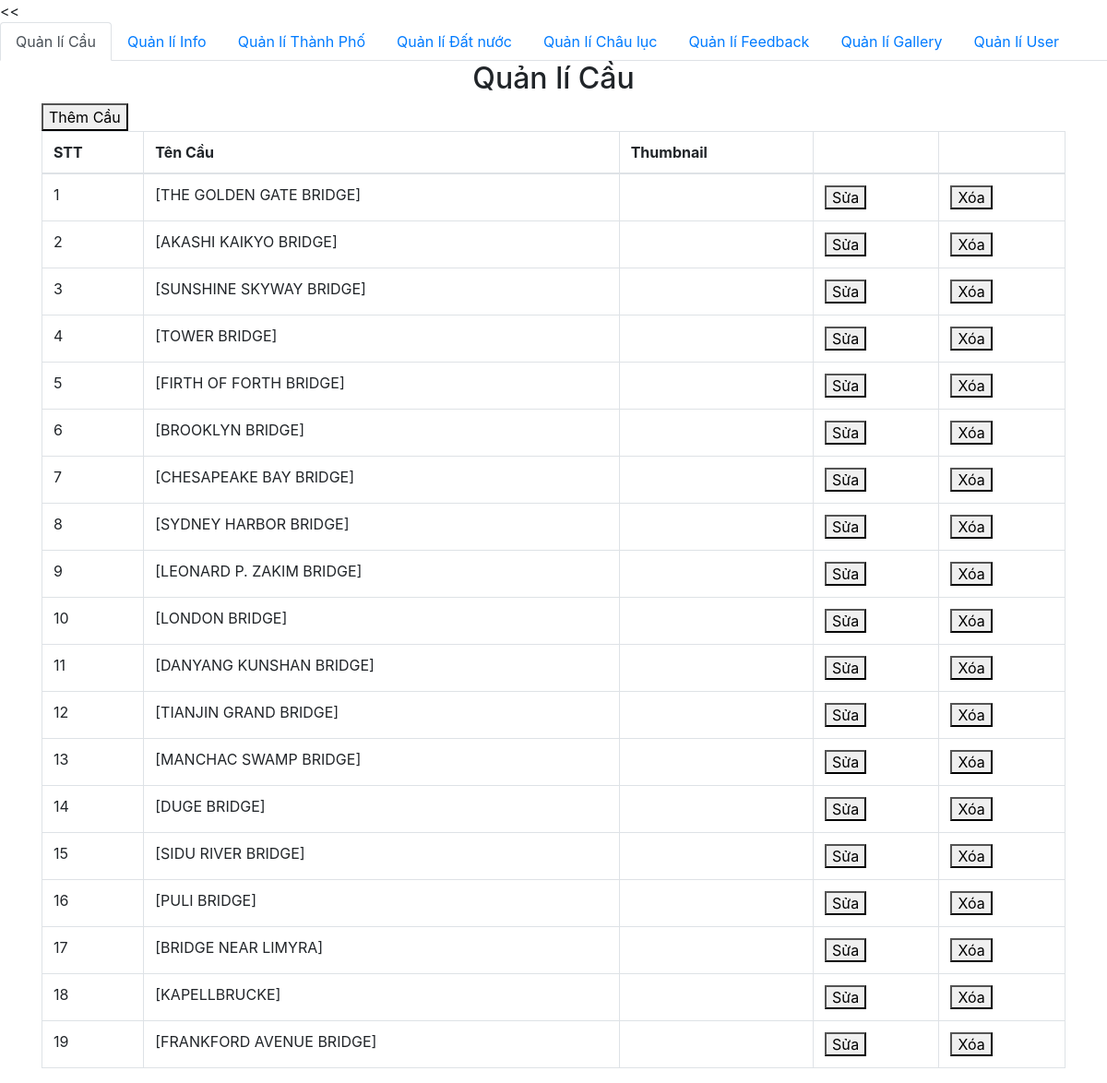
The page /admin/category/index.php on the database its author committed.
### tables this page shows
CREATE TABLE `brigdes` (
  `id` int(11) NOT NULL,
  `infomation_id` int(11) DEFAULT NULL,
  `name_brigdes` varchar(50) NOT NULL,
  `thumbnail` varchar(500) NOT NULL
);

### admin/db/dbhelper.php (called while the page is built, shortened)
<?php
require_once('config.php');
function queryResult($sql, $isSingle = false) {
	$conn = mysqli_connect(HOST, USERNAME, PASSWORD, DATABASE);
	mysqli_set_charset($conn, 'utf8');
	$resultset = mysqli_query($conn, $sql);
	$data = [];
	while(($row = mysqli_fetch_array($resultset, 1)) != null) {
		$data[] = $row;
	}
	return $data;
}

### admin/category/index.php (the view, shortened to what this page needs)
<<?php
require_once ('../db/config.php');
require_once ('../db/dbhelper.php');
?>
<!DOCTYPE html>
<html>
<head>
	<link rel="stylesheet" href="https://maxcdn.bootstrapcdn.com/bootstrap/4.4.1/css/bootstrap.min.css">
</head>
<body>
		<ul class="nav nav-tabs">
	  <li class="nav-item">
	    <a class="nav-link active" href="#">Quản lí Cầu</a>
	  </li>
	  <li class="nav-item">
	    <a class="nav-link" href="information.php">Quản lí Info</a>
	  </li>
	  <li class="nav-item">
	    <a class="nav-link" href="quanlithanhpho.php">Quản lí Thành Phố</a>
	  </li>
	  <li class="nav-item">
	    <a class="nav-link" href="quanlidatnuoc.php">Quản lí Đất nước</a>
	  </li>
	  <li class="nav-item">
	    <a class="nav-link" href="quanlichauluc.php">Quản lí Châu lục</a>
	  </li>
	  <li class="nav-item">
	    <a class="nav-link" href="#">Quản lí Feedback</a>
	  </li>
	  <li class="nav-item">
	    <a class="nav-link" href="feedbacklist.php">Quản lí Gallery</a>
	  </li>
	  <li class="nav-item">
	    <a class="nav-link" href="user.php">Quản lí User</a>
	  </li>
	 	</ul>
	<div class="container">
		<div class="panel panel-primary">
			<div class="panel-heading">
				<h2 class="text-center">Quản lí Cầu</h2>
			</div>
			<div class="panel-body">
				<a href="add.php">
					<button class="bth bth-success">Thêm Cầu</button>
				</a>
				<table class="table table-bordered table-hover">
					<thead>
						<tr>
							<th>STT</th>
							<th>Tên Cầu</th>
							<th>Thumbnail</th>
							<th></th>
							<th></th>
						</tr>
					</thead>
					<tbody>
<?php
$sql = 'select * from brigdes';
$brigdesList = queryResult($sql);
$index = 1;
foreach ($brigdesList as $item){
	echo '<tr>
			<td>'.($index++).'</td>
			<td>'.$item['name_brigdes'].'</td>
			<td>'.$item['thumbnail'].'</td>
			<td>
			<a href="add.php?id='.$item['id'].'"><button class="bth bth-warning">Sửa</button></a>
			</td>
			<td>
			<button class="bth bth-danger" onclick=deleteCategory('.$item['id'].') >Xóa</button>
			</td>
		</tr>';
}
?>
					</tbody>
				</table>
			</div>
		</div>
	</div>
</body>
</html>

### rows shown on the page
brigdes: name_brigdes "[THE GOLDEN GATE BRIDGE]"
brigdes: name_brigdes "[AKASHI KAIKYO BRIDGE]"
brigdes: name_brigdes "[SUNSHINE SKYWAY BRIDGE]"
brigdes: name_brigdes "[TOWER BRIDGE]"
brigdes: name_brigdes "[FIRTH OF FORTH BRIDGE]"
brigdes: name_brigdes "[BROOKLYN BRIDGE]"
brigdes: name_brigdes "[CHESAPEAKE BAY BRIDGE]"
brigdes: name_brigdes "[SYDNEY HARBOR BRIDGE]"
brigdes: name_brigdes "[LEONARD P. ZAKIM BRIDGE]"
brigdes: name_brigdes "[LONDON BRIDGE]"
brigdes: name_brigdes "[DANYANG KUNSHAN BRIDGE]"
brigdes: name_brigdes "[TIANJIN GRAND BRIDGE]"
brigdes: name_brigdes "[MANCHAC SWAMP BRIDGE]"
brigdes: name_brigdes "[DUGE BRIDGE]"
brigdes: name_brigdes "[SIDU RIVER BRIDGE]"
brigdes: name_brigdes "[PULI BRIDGE]"
brigdes: name_brigdes "[BRIDGE NEAR LIMYRA]"
brigdes: name_brigdes "[KAPELLBRUCKE]"
brigdes: name_brigdes "[FRANKFORD AVENUE BRIDGE]"
